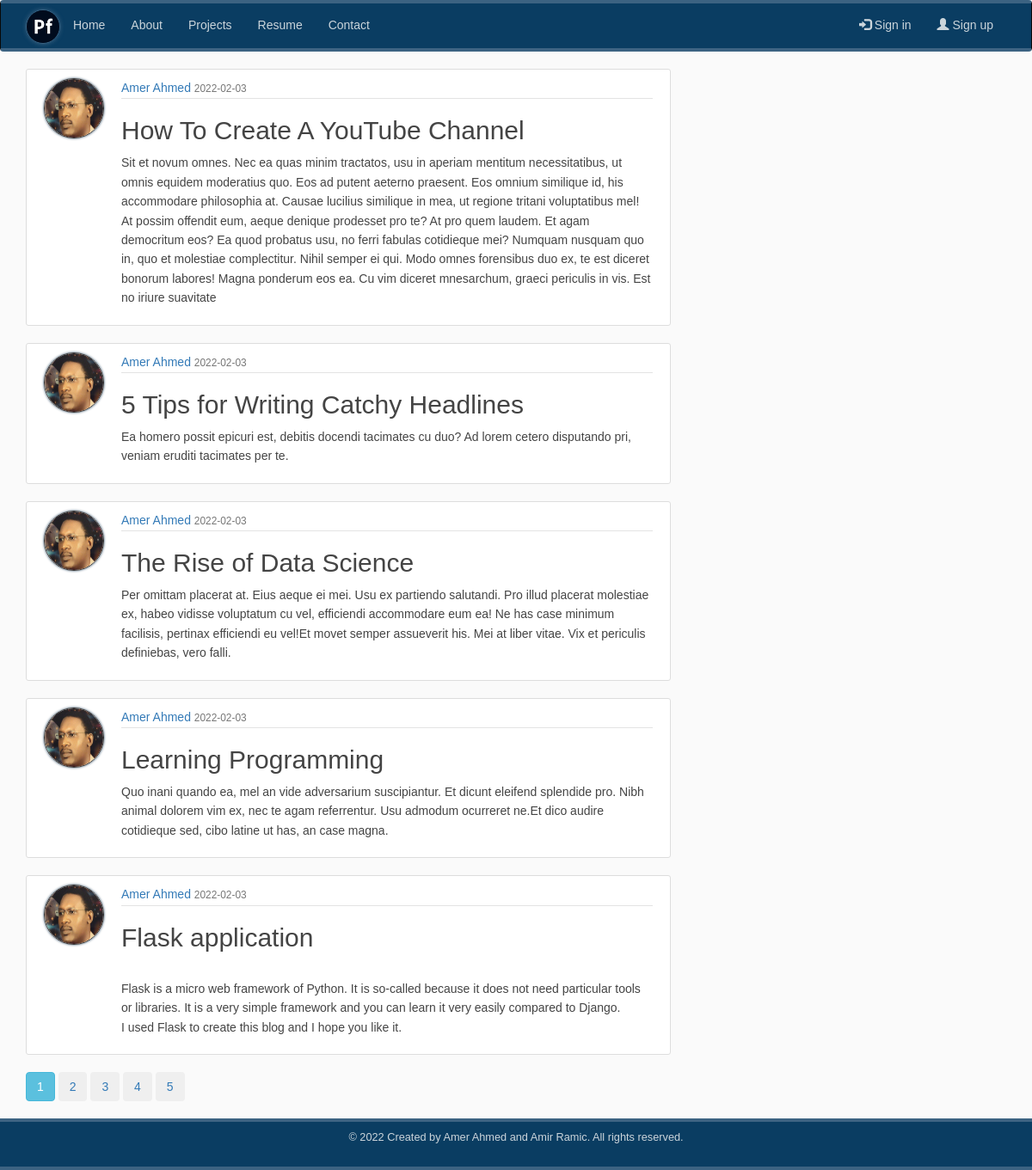
The page / on the database its author committed.
### app/models/models/models.py (models this page shows, shortened)
class Post(db.Model):
    __tablename__ = 'posts'
    id = db.Column(db.Integer, primary_key=True)
    title = db.Column(db.String(100), nullable=False)
    published = db.Column(db.DateTime, index=True, default=datetime.utcnow)
    content = db.Column(db.Text, nullable=False)
    user_id = db.Column(db.Integer, db.ForeignKey('users.id'), nullable=False)

class User(db.Model, UserMixin):
    __tablename__ = 'users'
    id = db.Column(db.Integer, primary_key=True)
    username = db.Column(db.String(64), unique=True, nullable=False, index=True)
    email = db.Column(db.String(120), unique=True, nullable=False, index=True)
    profile = db.Column(db.String(20), nullable=False, default='default.jpg')
    password = db.Column(db.String(64), nullable=False)
    posts = db.relationship('Post', backref='author', lazy='dynamic')

### app/admin/routes/routes.py (the view)
@admin.route('/')
def index():
    page = request.args.get('page', 1, type=int)
    posts = Post.query.order_by(Post.published.desc()).paginate(page=page, per_page=5)
    return render_template('index.html', posts=posts)

### app/templates/index.html (shortened to what this page needs)
{% extends "base.html" %}
{% block page_content %}
{% for post in posts.items %}
    <article class="media content-section">
        <img class="rounded-circle article-img" src="{{ url_for('static', filename='profile_pics/'
         + post.author.profile) }}" alt="Profile">
        <div class="media-body">
            <div class="article-metadata">
            <a class="mr-2" href="{{ url_for('users.user_posts', username=post.author.username) }}">{{ post.author.username }}</a>
            <small class="text-muted">{{ post.published.strftime('%Y-%m-%d') }}</small>
            </div>
            <h2><a class="article-title" href="{{ url_for('posts.post', post_id=post.id) }}">{{ post.title }}</a></h2>
           <p class="article-content">{{ post.content }}</p>
        </div>
      </article>
{% endfor %}
{% for page_number in posts.iter_pages(left_edge=2, left_current=2, right_current=5, right_edge=2) %}
  {% if page_number %}
      {% if posts.page == page_number %}
        <a class="btn btn-info mb-4" href="{{ url_for('admin.index', page=page_number) }}">{{ page_number }}</a>
      {% else %}
         <button type="button" class="btn btn-outline-info mb-4">
             <a  href="{{ url_for('admin.index', page=page_number) }}">{{ page_number }}</a>
         </button>
      {% endif %}
  {% endif %}
{% endfor %}
{% endblock  %}

### app/static/css/main.css (style rules this page uses)
* { margin: 0; padding: 0; box-sizing: border-box; }
html { position: relative; min-height: 100%; }
body { font-family: 'Lucida Grande', 'Lucida Sans Unicode', 'Geneva', 'Verdana', sans-serif; background: #fafafa; color: #444444; font-weight: lighter; justify-content: start; padding-bottom: 80px; line-height: 1.6; }
h1, h2, h3, h4, h5, h6 { color: #444444; }
.content-section { background: #ffffff; padding: 10px 20px; border: 1px solid #dddddd; border-radius: 3px; margin-bottom: 20px; }
.article-title { color: #444444; }
.article-content { white-space: pre-line; }
.article-img { height: 65px; width: 65px; margin-right: 16px; }
.article-metadata { padding-bottom: 1px; margin-bottom: 4px; border-bottom: 1px solid #e3e3e3; }
.article-img { float: left; height: 70px; width: 70px; margin-right: 20px; margin-bottom: 16px; border-radius: 50%; border:1px #333333 solid; box-shadow: 0 0 3px #23435d; }

### rows shown on the page
Post: profile (picture), author.username "Amer Ahmed", published "2022-02-03", title "How To Create A YouTube Channel", content "Sit et novum omnes. Nec ea quas minim tractatos, usu in aperiam mentitum necessitatibus, ut omnis equidem moderatius quo. Eos ad putent aeterno praesent. Eos omnium similique id, his accommodare philosophia at. Causae lucilius similique in mea, ut regione tritani voluptatibus mel! At possim offendit eum, aeque denique prodesset pro te? At pro quem laudem. Et agam democritum eos? Ea quod probatus usu, no ferri fabulas cotidieque mei? Numquam nusquam quo in, quo et molestiae complectitur. Nihil semper ei qui. Modo omnes forensibus duo ex, te est diceret bonorum labores! Magna ponderum eos ea. Cu vim diceret mnesarchum, graeci periculis in vis. Est no iriure suavitate"
Post: profile (picture), author.username "Amer Ahmed", published "2022-02-03", title "5 Tips for Writing Catchy Headlines", content "Ea homero possit epicuri est, debitis docendi tacimates cu duo? Ad lorem cetero disputando pri, veniam eruditi tacimates per te."
Post: profile (picture), author.username "Amer Ahmed", published "2022-02-03", title "The Rise of Data Science", content "Per omittam placerat at. Eius aeque ei mei. Usu ex partiendo salutandi. Pro illud placerat molestiae ex, habeo vidisse voluptatum cu vel, efficiendi accommodare eum ea! Ne has case minimum facilisis, pertinax efficiendi eu vel!Et movet semper assueverit his. Mei at liber vitae. Vix et periculis definiebas, vero falli."
Post: profile (picture), author.username "Amer Ahmed", published "2022-02-03", title "Learning Programming", content "Quo inani quando ea, mel an vide adversarium suscipiantur. Et dicunt eleifend splendide pro. Nibh animal dolorem vim ex, nec te agam referrentur. Usu admodum ocurreret ne.Et dico audire cotidieque sed, cibo latine ut has, an case magna."
Post: profile (picture), author.username "Amer Ahmed", published "2022-02-03", title "Flask application", content "Flask is a micro web framework of Python. It is so-called because it does not need particular tools or libraries. It is a very simple framework and you can learn it very easily compared to Django. I used Flask to create this blog and I hope you like it."

### other values the page prints
{{ page_number }} "1"
{{ page_number }} "2" "3" "4" "5"
